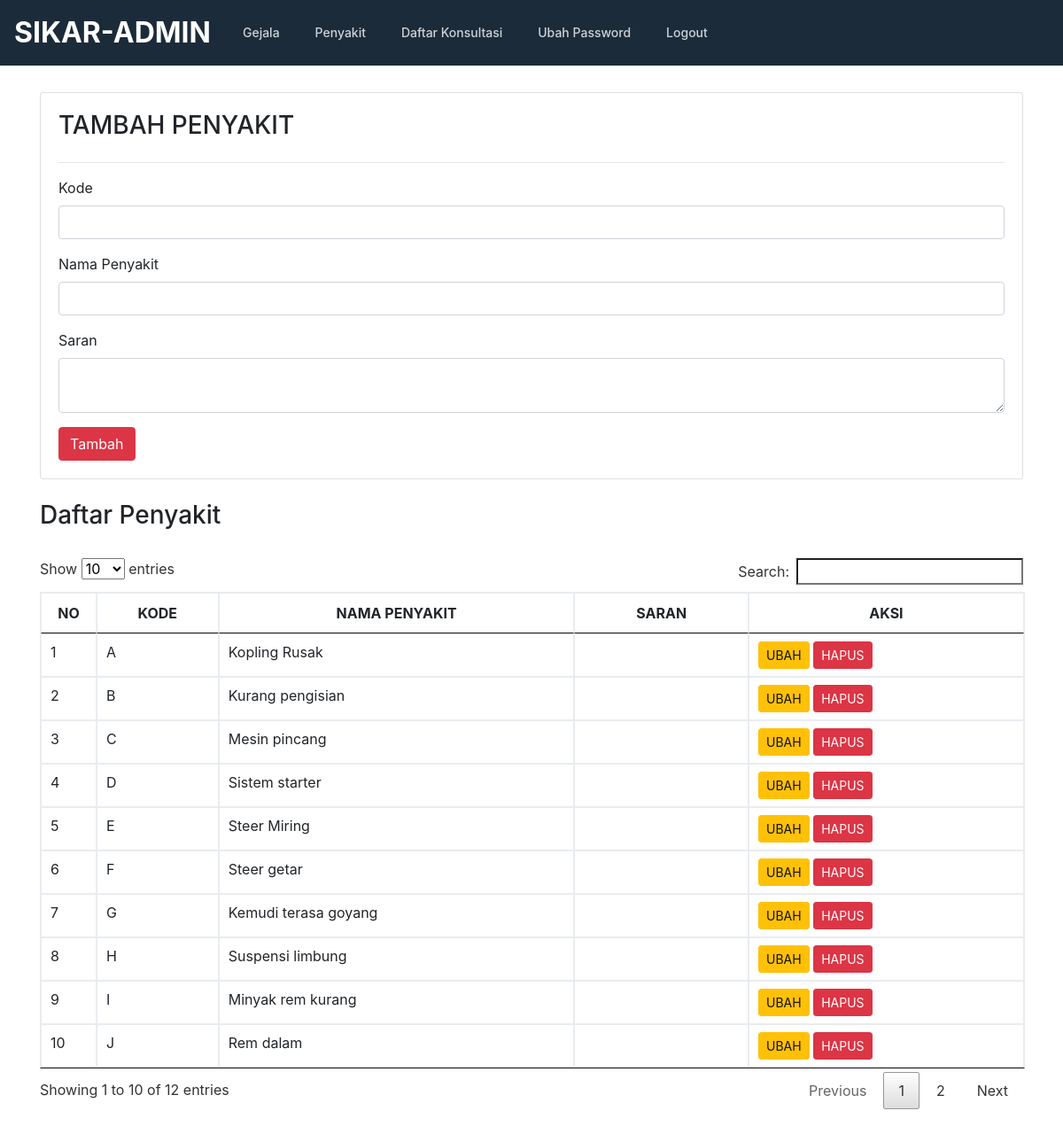
The page /admin/penyakit.php on the database its author committed.
### tables this page shows
CREATE TABLE `penyakit` (
  `id_penyakit` int(12) NOT NULL,
  `kode_penyakit` varchar(100) NOT NULL,
  `nama_penyakit` varchar(100) NOT NULL,
  `saran` varchar(255) DEFAULT NULL
);

### admin/penyakit.php (the view, shortened to what this page needs)
<!doctype html>
<html lang="en">
  <head>
    <link href="../css/bootstrap.min.css" rel="stylesheet">
    <link href="../css/style.css" rel="stylesheet">
    <link href="../css/jquery.dataTables.min.css" rel="stylesheet"/>
  </head>
  <body>
    <?php include "header.php"; ?>
    <section>
      <div class="container">
        <div class="row">
            <div class="col-md-12">
              <div class="card" style="padding:20px">
                <h3>TAMBAH PENYAKIT</h3>
                <hr/>
                <form action="prosestambahpenyakit.php" method="POST">
                  <div class="form-group">
                      <label>Kode</label>
                      <input type="text" name="kode_penyakit" class="form-control" />
                  </div>
                  <div class="form-group">
                      <label>Nama Penyakit</label>
                      <input type="text" name="nama_penyakit" class="form-control" />
                  </div>
                  <div class="form-group">
                      <label>Saran</label>
                      <textarea name="saran" class="form-control"></textarea>
                  </div>
                  <button type="submit" class="btn btn-md btn-danger">Tambah</button>
                </form>
              </div>
              <br/>
              <h3>Daftar Penyakit</h3>
              <br/>
              <div class="row">
                <div class="col-md-12">
                  <table class="table table-bordered table-hover" id="gejala" class="display" style="width:100%">
                    <thead>
                      <tr>
                        <th width="20"><center>NO</center></th>
                        <th width="100"><center>KODE</center></th>
                        <th><center>NAMA PENYAKIT</center></th>
                        <th><center>SARAN</center></th>
                        <th><center>AKSI</center></th>
                      </tr>
                    </thead>
                    <tbody>
                      <?php
                        include "../conn.php";
                        $query = mysqli_query($koneksi,"SELECT * FROM penyakit ORDER BY id_penyakit ASC");
                        $no=0;
                        while ($data=mysqli_fetch_array($query)) {
                            $no++;
                      ?>
                      <tr>
                          <td><?php echo $no; ?></td>
                          <td><?php echo $data['kode_penyakit']; ?></td>
                          <td><?php echo $data['nama_penyakit']; ?></td>
                          <td><?php echo $data['saran']; ?></td>
                          <td>
                              <a  href="editpenyakit.php?id=<?php echo $data['id_penyakit']; ?>" class="btn btn-sm btn-warning">UBAH</a>
                              <a  href="hapuspenyakit.php?id=<?php echo $data['id_penyakit']; ?>" class="btn btn-sm btn-danger">HAPUS</a>
                          </td>
                      </tr>
                      <?php } ?>
                    </tbody>
                  </table>
                </div>
              </div>
            </div>
        </div>
      </div>
    </section>
  </body>
</html>

### css/style.css (style rules this page uses)
.container { position: relative; overflow: hidden; }
section { padding:30px 0; }

### rows shown on the page
penyakit: kode_penyakit "A", nama_penyakit "Kopling Rusak"
penyakit: kode_penyakit "B", nama_penyakit "Kurang pengisian"
penyakit: kode_penyakit "C", nama_penyakit "Mesin pincang"
penyakit: kode_penyakit "D", nama_penyakit "Sistem starter"
penyakit: kode_penyakit "E", nama_penyakit "Steer Miring"
penyakit: kode_penyakit "F", nama_penyakit "Steer getar"
penyakit: kode_penyakit "G", nama_penyakit "Kemudi terasa goyang"
penyakit: kode_penyakit "H", nama_penyakit "Suspensi limbung"
penyakit: kode_penyakit "I", nama_penyakit "Minyak rem kurang"
penyakit: kode_penyakit "J", nama_penyakit "Rem dalam"
